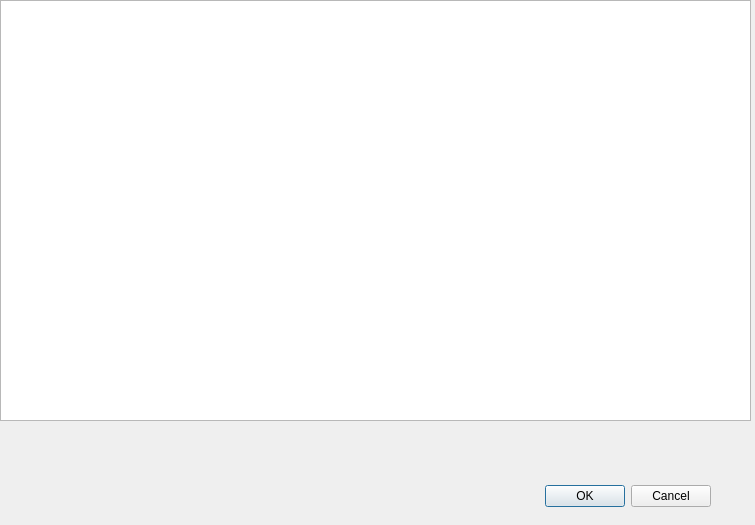
<?xml version="1.0" encoding="UTF-8"?>
<ui version="4.0">
 <class>dlgaliases</class>
 <widget class="QDialog" name="dlgaliases">
  <property name="geometry">
   <rect>
    <x>0</x>
    <y>0</y>
    <width>755</width>
    <height>525</height>
   </rect>
  </property>
  <property name="windowTitle">
   <string>Dialog</string>
  </property>
  <widget class="QDialogButtonBox" name="buttonBox">
   <property name="geometry">
    <rect>
     <x>370</x>
     <y>480</y>
     <width>341</width>
     <height>32</height>
    </rect>
   </property>
   <property name="orientation">
    <enum>Qt::Horizontal</enum>
   </property>
   <property name="standardButtons">
    <set>QDialogButtonBox::Cancel|QDialogButtonBox::Ok</set>
   </property>
  </widget>
  <widget class="QTableView" name="tableView">
   <property name="geometry">
    <rect>
     <x>0</x>
     <y>0</y>
     <width>751</width>
     <height>421</height>
    </rect>
   </property>
  </widget>
 </widget>
 <resources/>
 <connections>
  <connection>
   <sender>buttonBox</sender>
   <signal>accepted()</signal>
   <receiver>dlgaliases</receiver>
   <slot>accept()</slot>
   <hints>
    <hint type="sourcelabel">
     <x>248</x>
     <y>254</y>
    </hint>
    <hint type="destinationlabel">
     <x>157</x>
     <y>274</y>
    </hint>
   </hints>
  </connection>
  <connection>
   <sender>buttonBox</sender>
   <signal>rejected()</signal>
   <receiver>dlgaliases</receiver>
   <slot>reject()</slot>
   <hints>
    <hint type="sourcelabel">
     <x>316</x>
     <y>260</y>
    </hint>
    <hint type="destinationlabel">
     <x>286</x>
     <y>274</y>
    </hint>
   </hints>
  </connection>
 </connections>
</ui>
